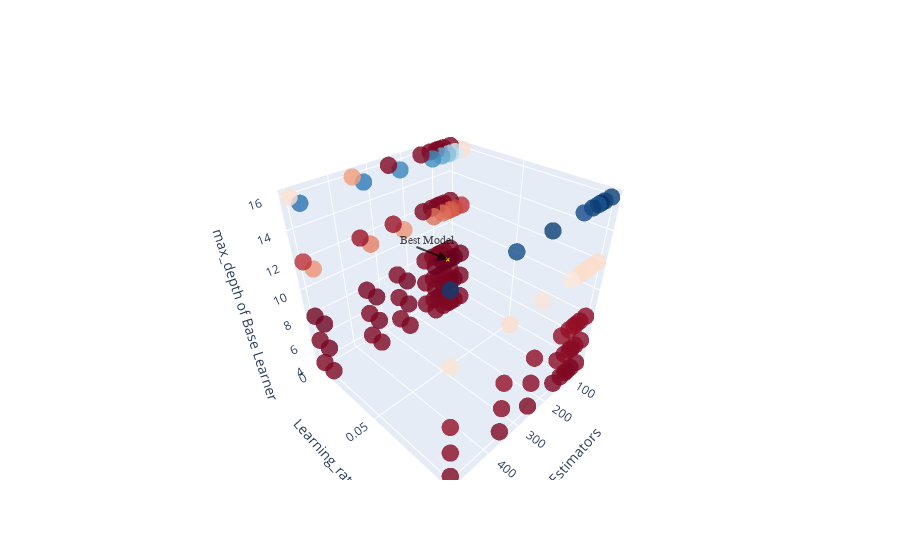

Notebook cell for this chart:
### Code cell
fig = go.Figure()
fig.add_trace(go.Scatter3d(x=df_ref.estimators, y=df_ref.learning_rate, z=df_ref.max_depth, name = "Cost", 
        mode='markers',
        marker=dict(
        size=6,
        color=df_ref["cost"],  # set color to an array/list of desired values
        colorscale='RdBu',   # choose a colorscale
        opacity=0.8), hovertemplate="estimators: %{x}<br>learning_rate: %{y} <br>max_depth: %{z}<extra></extra>")
    ),
                 
fig.add_trace(go.Scatter3d(x=[100], y=[0.01], z=[8], name = "Best Model",marker_symbol="x",
        mode='markers',
        marker=dict(
        size=1.5,
        color="yellow",  # set color to an array/list of desired values
        colorscale='RdBu',   # choose a colorscale
        opacity=0.8)
    ),
                 )
    
    #data = [data1]
    #fig = dict(data=data)
fig.update_layout(
                        showlegend=False,scene = dict(
                    xaxis_title='Estimators',
                    yaxis_title='Learning_rate',
                    zaxis_title='max_depth of Base Learner',
                    annotations=[dict(
                            showarrow=True,
                        font=dict(
                        family="Courier New, monospace",
                        size=12,
                        color="#000000"
                        ),
                            x=100,
                            y=0.01,
                            z=8,
                            text="Best Model",
                            xanchor="left",
                            opacity=0.7,
                            align="center",
                            arrowhead=2,
                            arrowsize=1,
                            arrowwidth=2,
                            arrowcolor="#000000",
                            ax=-50,
                            ay=-20,
                        
                                                            )]))
iplot(fig)

### Figure 1 — Plotly figure (JSON) as saved in the notebook; plotly's stock layout.template omitted (floating-point values rounded to 4 significant figures; data arrays with more than 128 entries replaced by an {"elided": "..."} marker saying what was removed)
{"data": [{"hovertemplate": "estimators: %{x}<br>learning_rate: %{y} <br>max_depth: %{z}<extra></extra>", "marker": {"color": {"elided": "135 float values"}, "colorscale": [[0, "rgb(103,0,31)"], [0.1, "rgb(178,24,43)"], [0.2, "rgb(214,96,77)"], [0.3, "rgb(244,165,130)"], [0.4, "rgb(253,219,199)"], [0.5, "rgb(247,247,247)"], [0.6, "rgb(209,229,240)"], [0.7, "rgb(146,197,222)"], [0.8, "rgb(67,147,195)"], [0.9, "rgb(33,102,172)"], [1, "rgb(5,48,97)"]], "opacity": 0.8, "size": 6}, "mode": "markers", "name": "Cost", "type": "scatter3d", "x": {"elided": "135 int values"}, "y": {"elided": "135 float values"}, "z": {"elided": "135 int values"}}, {"marker": {"color": "yellow", "colorscale": [[0, "rgb(103,0,31)"], [0.1, "rgb(178,24,43)"], [0.2, "rgb(214,96,77)"], [0.3, "rgb(244,165,130)"], [0.4, "rgb(253,219,199)"], [0.5, "rgb(247,247,247)"], [0.6, "rgb(209,229,240)"], [0.7, "rgb(146,197,222)"], [0.8, "rgb(67,147,195)"], [0.9, "rgb(33,102,172)"], [1, "rgb(5,48,97)"]], "opacity": 0.8, "size": 1.5, "symbol": "x"}, "mode": "markers", "name": "Best Model", "type": "scatter3d", "x": [100], "y": [0.01], "z": [8]}], "layout": {"scene": {"annotations": [{"align": "center", "arrowcolor": "#000000", "arrowhead": 2, "arrowsize": 1, "arrowwidth": 2, "ax": -50, "ay": -20, "font": {"color": "#000000", "family": "Courier New, monospace", "size": 12}, "opacity": 0.7, "showarrow": true, "text": "Best Model", "x": 100, "xanchor": "left", "y": 0.01, "z": 8}], "xaxis": {"title": {"text": "Estimators"}}, "yaxis": {"title": {"text": "Learning_rate"}}, "zaxis": {"title": {"text": "max_depth of Base Learner"}}}, "showlegend": false}}
